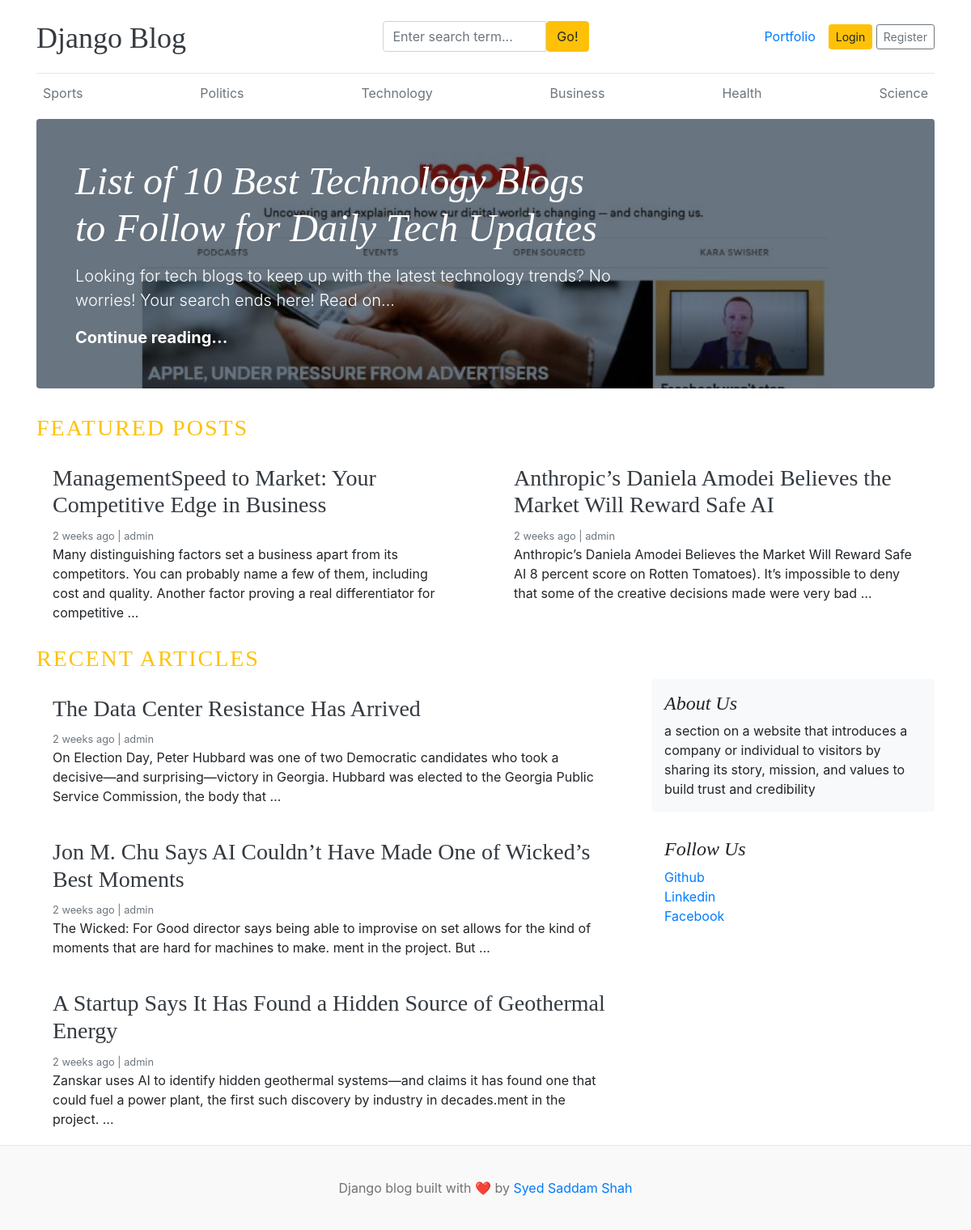
The page / on the database its author committed.
### blogs/models.py (models this page shows, shortened)
class Category(models.Model):
    category_name = models.CharField(max_length = 50, unique=True)
    created_at = models.DateTimeField(auto_now_add=True)
    updated_at = models.DateTimeField(auto_now=True)
    class Meta:
        verbose_name_plural = 'categories'

class Blog(models.Model):
    title = models.CharField(max_length=100)
    slug = models.SlugField(max_length=150, unique=True, blank=True)
    category = models.ForeignKey(Category, on_delete=models.CASCADE)
    author = models.ForeignKey(User, on_delete=models.CASCADE)
    featured_image = models.ImageField(upload_to='uploads/%Y/%m/%d')
    short_description = models.TextField(max_length=500)
    blog_body = models.TextField(max_length=2000)
    status = models.CharField(max_length = 20, choices = STATUS_CHOICES, default = 'Draft')
    is_featured = models.BooleanField(default=True)
    created_at = models.DateTimeField(auto_now_add=True)
    updated_at = models.DateTimeField(auto_now=True)

### assignments/models.py (models this page shows, shortened)
class About(models.Model):
    about_heading = models.CharField(max_length=25)
    about_description = models.TextField(max_length=255)
    created_at = models.DateTimeField(auto_now_add=True)
    updated_at = models.DateTimeField(auto_now=True)
    class Meta:
        verbose_name_plural = 'About'

class SocialLink(models.Model):
    platform = models.CharField(max_length= 25)
    link = models.URLField(max_length=100)
    created_at = models.DateTimeField(auto_now_add=True)
    updated_at = models.DateTimeField(auto_now=True)
    class Meta:
        verbose_name_plural = 'SocialLink'

### blog_main/views.py (the view)
# urls.py: 2. Add a URL to urlpatterns:  path('', views.home, name='home')
def home(request):
    featured_posts = Blog.objects.filter(is_featured = True, status = 'Published').order_by('updated_at')
    posts = Blog.objects.filter(is_featured = False, status = 'Published').order_by('updated_at')
    try:
        about = About.objects.get()
    except:
        about = None
    context = {
        'featured_posts' : featured_posts,
        'posts' : posts,
        'about' : about,
    }
    return render(request, 'home.html', context)

### blogs/context_processors.py (called while the page is built)
def get_categories(request):
    categories = Category.objects.all()
    return dict(categories = categories)

def get_social_links(request):
    social_links = SocialLink.objects.all()
    return dict(social_links = social_links)

### templates/home.html
{% extends 'base.html' %}
{% block content %}
 {% for post in featured_posts %}
    {% if forloop.first %}
    <div class="jumbotron p-3 p-md-5 text-white rounded bg-dark" style="background-image: url({{ post.featured_image.url}});background-blend-mode: overlay;background-size:cover;">
        <div class="col-md-8 px-0">
          <h1 class="display-4 font-italic">{{ post.title}}</h1>
          <p class="lead my-3">{{ post.short_description | truncatewords:20}}</p>
          <p class="lead mb-0"><a href="{% url 'blogs' post.slug %}" class="text-white font-weight-bold">Continue reading...</a></p>
        </div>
      </div>
    {% endif %}
 {% endfor %}
  <h3 class='text-uppercase text-warning' style = 'letter-spacing: 2px'> Featured Posts </h3>
  <div class="row mb-2">
    {% for post in featured_posts %}
      {% if not forloop.first %}
    <div class="col-md-6">
      <div class="card border-0" >
        <div class="card-body">
          <h3> <a href="{% url 'blogs' post.slug %}" class = "text-dark">{{ post.title}}</a></h3>
          <small class="mb-1 text-muted">{{ post.created_at | timesince}} ago | {{ post.author}}</small>
          <p class="card-text">{{ post.short_description | truncatewords:30 }}</p>
        </div>
      </div>
    </div>
      {% endif%}
    {% endfor %}
  </div>
   <h3 class='text-uppercase text-warning' style = 'letter-spacing: 2px'> Recent Articles </h3>
  <main role="main" class="container p-0">
    <div class="row">
      <div class="col-md-8 blog-main">
      {% for post in posts %}
       <div class="card border-0" >
        <div class="card-body">
          <h3> <a href="{% url 'blogs' post.slug %}" class = "text-dark">{{ post.title}}</a></h3>
          <small class="mb-1 text-muted">{{ post.created_at | timesince}} ago | {{ post.author}}</small>
          <p class="card-text">{{ post.short_description | truncatewords:30}}</p>
        </div>
      </div>
      {% endfor %}
      </div>
      <aside class="col-md-4 blog-sidebar">
        <div class="p-3 mb-3 bg-light rounded">
          <h4 class="font-italic">{{ about.about_heading }}</h4>
          <p class="mb-0">{{ about.about_description }}</p>
        </div>
        {% if social_links %}
        <div class="p-3">
          <h4 class="font-italic">Follow Us</h4>
          <ol class="list-unstyled">
            {% for i in social_links %}
            <li><a href="{{i.link }}" target=" _blank">{{i.platform}}</a></li>
            {% endfor %}
          </ol>
        </div>
        {% endif %}
      </aside>
    </div>
  </main>
</div>
{% endblock %}

### templates/base.html (shortened to what this page needs)
 {% load static %}
<!DOCTYPE html>
<html lang="en">
<head>
    <link href="https://getbootstrap.com/docs/4.0/dist/css/bootstrap.min.css" rel="stylesheet">
    <link href="{% static 'css/blog.css' %}" rel="stylesheet">
    <link rel="stylesheet" href="https://cdnjs.cloudflare.com/ajax/libs/font-awesome/4.7.0/css/font-awesome.min.css">
  </head>
<body>
    <div class="container">
      <header class="blog-header py-3">
        <div class="row flex-nowrap justify-content-between align-items-center">
          <div class="col-3 pt-1">
            <a class="blog-header-logo text-dark" href="/">Django Blog</a>
          </div>
          <div class="col-3">
            <form action="{% url 'search' %}">
                <div class="input-group">
                          <input class="form-control" type="text" name = 'keyword' value = "{{ keyword }}" placeholder="Enter search term..." aria-label="Enter search term..." aria-describedby="button-search" />
                          <button type = 'submit' class="btn btn-warning" id="button-search" type="button">Go!</button>
                </div>
            </form>
          </div>
          <div class="col-3 d-flex justify-content-end align-items-center">
            <div class="nav-item">
    <a class="nav-link" href="{% url 'portfolio:project_list' %}">Portfolio</a>
          </div>
            {% if not user.is_authenticated %}
            <a class="btn btn-sm btn-warning" href="{% url 'login' %}">Login</a> &nbsp;
            <a class="btn btn-sm btn-outline-secondary" href="{% url 'register' %}">Register</a>
            {% else %}
            <span> <a href="{% url 'dashboard' %}">Dashboard</a></span>
            &emsp;
            <span><a href="{% url 'logout' %}">Logout</a></span>
            {% endif %}
          </div>
        </div>
      </header>
      <div class="nav-scroller py-1 mb-2">
        <nav class="nav d-flex justify-content-between">
          {% for cat in categories %}
          <a class="p-2 text-muted" href="{% url 'posts_by_category' cat.id %}">{{cat.category_name}}</a>
           {% endfor %}
        </nav>
      </div>
{% block content %}
{% endblock %}
<footer class="blog-footer mt-auto">
  <p>Django blog built with ❤️ by <a href="{% url 'portfolio:project_list' %}">Syed Saddam Shah</a></p>
</footer>
</body>
</html>

### blog_main/static/css/blog.css (style rules this page uses)
.blog-header { border-bottom: 1px solid #e5e5e5; }
.blog-header-logo { font-family: "Playfair Display", Georgia, "Times New Roman", serif; font-size: 2.25rem; }
h1, h2, h3, h4, h5, h6 { font-family: "Playfair Display", Georgia, "Times New Roman", serif; }
.display-4 { font-size: 2.5rem; }
@media (min-width: 768px) { .display-4 { font-size: 3rem; } }
.blog-footer { padding: 2.5rem 0; color: #727272; text-align: center; background-color: #f9f9f9; border-top: .05rem solid #e5e5e5; }
.blog-footer p:last-child { margin-bottom: 0; }

### rows shown on the page
Category: category_name "Sports"
Category: category_name "Politics"
Category: category_name "Technology"
Category: category_name "Business"
Category: category_name "Health"
Category: category_name "Science"
Blog: featured_image (picture), title "List of 10 Best Technology Blogs to Follow for Daily Tech Updates", short_description "Looking for tech blogs to keep up with the latest technology trends? No worries! Your search ends here! Read on…"
Blog: title "ManagementSpeed to Market: Your Competitive Edge in Business", created_at "2 weeks", author "admin", short_description "Many distinguishing factors set a business apart from its competitors. You can probably name a few of them, including cost and quality. Another factor proving a real differentiator for competitive …"
Blog: title "Anthropic’s Daniela Amodei Believes the Market Will Reward Safe AI", created_at "2 weeks", author "admin", short_description "Anthropic’s Daniela Amodei Believes the Market Will Reward Safe AI 8 percent score on Rotten Tomatoes). It’s impossible to deny that some of the creative decisions made were very bad …"
Blog: title "The Data Center Resistance Has Arrived", created_at "2 weeks", author "admin", short_description "On Election Day, Peter Hubbard was one of two Democratic candidates who took a decisive—and surprising—victory in Georgia. Hubbard was elected to the Georgia Public Service Commission, the body that …"
Blog: title "Jon M. Chu Says AI Couldn’t Have Made One of Wicked’s Best Moments", created_at "2 weeks", author "admin", short_description "The Wicked: For Good director says being able to improvise on set allows for the kind of moments that are hard for machines to make. ment in the project. But …"
Blog: title "A Startup Says It Has Found a Hidden Source of Geothermal Energy", created_at "2 weeks", author "admin", short_description "Zanskar uses AI to identify hidden geothermal systems—and claims it has found one that could fuel a power plant, the first such discovery by industry in decades.ment in the project. …"
About: about_heading "About Us", about_description "a section on a website that introduces a company or individual to visitors by sharing its story, mission, and values to build trust and credibility"
SocialLink: platform "Github"
SocialLink: platform "Linkedin"
SocialLink: platform "Facebook"
